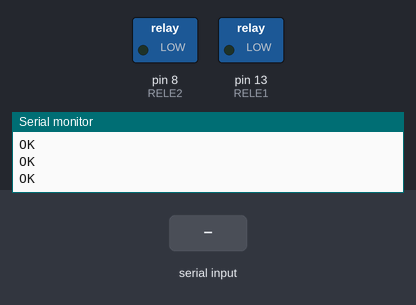
Simulated run of this sketch. Board: Arduino Uno, built with avr-gcc and run on an emulated ATmega328P. Parts: switched loads named in the sketch (green lamp = pin HIGH), the last lines printed to the serial monitor. The test bench sets the inputs (shaded band). The modem accepts every AT command (registered, SIM ready, sends succeed) and sends nothing else.

Above: at 7.7 s.
7.8 s: "2" received over the second serial link
At 8.4 s:
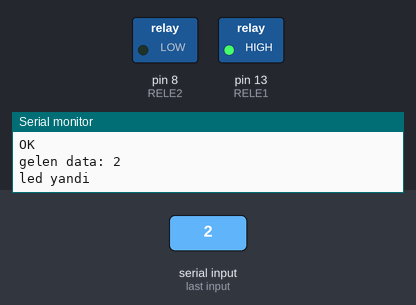
9.3 s: "1" received over the second serial link
At 10.5 s:
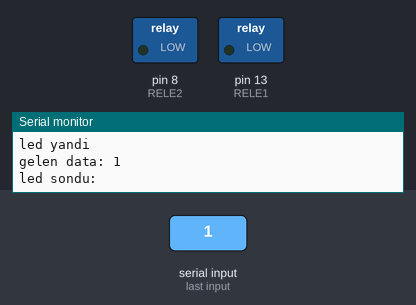
10.8 s: "3" received over the second serial link
At 11.8 s:
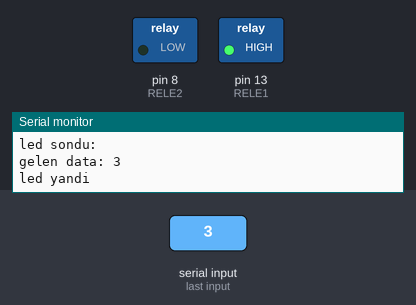
Timing chart, 0 to 13.8 s (numbered marks = the images above; inputs shaded):
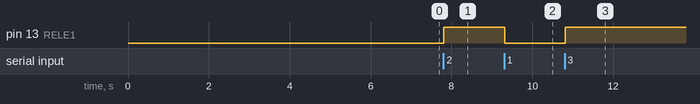

Measured:
- after the input at 7.8 s, pin 13 (RELE1): LOW → HIGH at once
- after the input at 9.3 s, pin 13 (RELE1): HIGH → LOW at once
- after the input at 10.8 s, pin 13 (RELE1): LOW → HIGH at once

The sketch:

gsm.ino
```cpp
#define RELE1 13
#define RELE2 8
#include <SoftwareSerial.h>
 String gelen="";
 char c;
SoftwareSerial gsm(2,3);
void setup(){
gsm.begin(9600); //gsm baslat
delay(2000);
Serial.begin(9600);
pinMode(RELE1,OUTPUT);
pinMode(RELE2,OUTPUT);
delay(2000);

 ///////////////////////MESAJ////////////

 gsm.println("AT"); //"OK" GELDISE GSM DUZGUN ISLEYIR
 Serialcom();
 gsm.println("AT+CMGF=1"); //TEXTI CONFUIGURE
Serialcom();
// gsm.println("AT+ CNMI=2,2,0,0,0");     //THE WAY   TO HANDLE THE SMS RECEIVED , CHECK THE MODULE MANUAL, TO SUM UP: store the text or transfer it to serial or ther number
// Serialcom();


/////////////////zeng////////////////////
 gsm.println("ATS0=1");        //bir calmada auto acma
Serialcom();
 gsm.println("AT+DDET=1");      //DTMF MODU                 // "DDET" FOR SIM MODULE
Serialcom();
 gsm.println("AT+CMGD=1,4");   //SILMEK UCUN
Serialcom();
  }
  void loop(){
        if (gsm.available()){
      while(gsm.available()){
        delay(13);
         c=gsm.read();
        gelen+=c;
        }
      Serial.print("gelen data: ");    Serial.println(gelen);
     if(gelen.indexOf("1")){
           Serial.println("led yandi ");
           digitalWrite(RELE1,HIGH);
           gelen="";
        }
  else   if (gelen.indexOf("2")){
         Serial.println("led sondu: ");
           digitalWrite(RELE1,LOW);
            gelen="";
        }
    else  if(gelen.indexOf("3")){
           Serial.println("led2 yandi ");
           digitalWrite(RELE2,HIGH);
           gelen="";
        }
   else  if (gelen.indexOf("4")){
         Serial.println("led2 sondu: ");
           digitalWrite(RELE2,LOW);
            gelen="";
        }

                     }

      }
      void Serialcom(){
        delay(500);
        while (Serial.available()){
          gsm.write(Serial.read()); //forward what serial received to software serial port
          }
          while (gsm.available()){
            Serial.write(gsm.read());  //forward what software serial received to serial port
            }
        }
```
